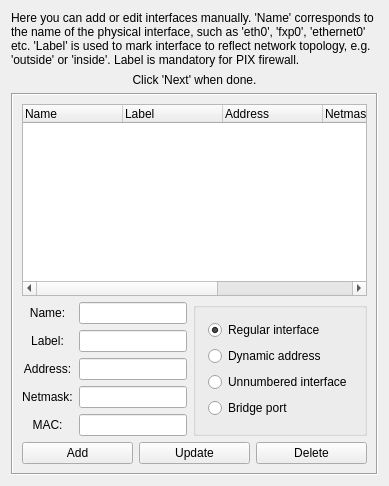
     <widget class="QWidget" name="page3" >
      <layout class="QVBoxLayout" >
       <item>
        <widget class="QLabel" name="label632" >
         <property name="sizePolicy" >
          <sizepolicy vsizetype="Fixed" hsizetype="Preferred" >
           <horstretch>0</horstretch>
           <verstretch>0</verstretch>
          </sizepolicy>
         </property>
         <property name="text" >
          <string>Here you can add or edit interfaces manually. 'Name' corresponds to the name of the physical interface, such as 'eth0', 'fxp0', 'ethernet0' etc. 'Label' is used to mark interface to reflect network topology, e.g. 'outside' or 'inside'. Label is mandatory for PIX firewall.</string>
         </property>
         <property name="alignment" >
          <set>Qt::AlignLeading|Qt::AlignLeft|Qt::AlignVCenter</set>
         </property>
         <property name="wordWrap" >
          <bool>true</bool>
         </property>
        </widget>
       </item>
       <item>
        <widget class="QLabel" name="label658" >
         <property name="text" >
          <string>Click 'Next' when done.</string>
         </property>
         <property name="alignment" >
          <set>Qt::AlignCenter</set>
         </property>
         <property name="wordWrap" >
          <bool>false</bool>
         </property>
        </widget>
       </item>
       <item>
        <widget class="QFrame" name="frame149" >
         <property name="sizePolicy" >
          <sizepolicy vsizetype="Expanding" hsizetype="Preferred" >
           <horstretch>0</horstretch>
           <verstretch>0</verstretch>
          </sizepolicy>
         </property>
         <property name="frameShape" >
          <enum>QFrame::Box</enum>
         </property>
         <property name="frameShadow" >
          <enum>QFrame::Sunken</enum>
         </property>
         <layout class="QGridLayout" name="gridLayout_3" >
          <item row="0" column="0" colspan="3" >
           <widget class="QTreeWidget" name="iface_list" >
            <property name="minimumSize" >
             <size>
              <width>0</width>
              <height>82</height>
             </size>
            </property>
            <column>
             <property name="text" >
              <string>Name</string>
             </property>
            </column>
            <column>
             <property name="text" >
              <string>Label</string>
             </property>
            </column>
            <column>
             <property name="text" >
              <string>Address</string>
             </property>
            </column>
            <column>
             <property name="text" >
              <string>Netmask</string>
             </property>
            </column>
            <column>
             <property name="text" >
              <string>Dyn</string>
             </property>
            </column>
            <column>
             <property name="text" >
              <string>MAC</string>
             </property>
            </column>
           </widget>
          </item>
          <item row="1" column="0" >
           <widget class="QLabel" name="label633" >
            <property name="text" >
             <string>Name:</string>
            </property>
            <property name="alignment" >
             <set>Qt::AlignCenter</set>
            </property>
            <property name="wordWrap" >
             <bool>false</bool>
            </property>
           </widget>
          </item>
          <item row="1" column="1" >
           <widget class="QLineEdit" name="iface_name" >
            <property name="sizePolicy" >
             <sizepolicy vsizetype="Fixed" hsizetype="Expanding" >
              <horstretch>0</horstretch>
              <verstretch>0</verstretch>
             </sizepolicy>
            </property>
            <property name="minimumSize" >
             <size>
              <width>100</width>
              <height>0</height>
             </size>
            </property>
            <property name="maximumSize" >
             <size>
              <width>32767</width>
              <height>32767</height>
             </size>
            </property>
           </widget>
          </item>
          <item rowspan="5" row="1" column="2" >
           <widget class="QGroupBox" name="buttonGroup4" >
            <property name="title" >
             <string/>
            </property>
            <layout class="QGridLayout" >
             <property name="horizontalSpacing" >
              <number>0</number>
             </property>
             <property name="verticalSpacing" >
              <number>-1</number>
             </property>
             <property name="margin" >
              <number>12</number>
             </property>
             <item row="3" column="0" >
              <widget class="QRadioButton" name="iface_bridgeport" >
               <property name="text" >
                <string>Bridge port</string>
               </property>
              </widget>
             </item>
             <item row="2" column="0" >
              <widget class="QRadioButton" name="iface_unnum" >
               <property name="text" >
                <string>Unnumbered interface</string>
               </property>
              </widget>
             </item>
             <item row="1" column="0" >
              <widget class="QRadioButton" name="iface_dyn" >
               <property name="text" >
                <string>Dynamic address</string>
               </property>
              </widget>
             </item>
             <item row="0" column="0" >
              <widget class="QRadioButton" name="iface_reg" >
               <property name="text" >
                <string>Regular interface</string>
               </property>
               <property name="checked" >
                <bool>true</bool>
               </property>
              </widget>
             </item>
            </layout>
           </widget>
          </item>
          <item row="2" column="0" >
           <widget class="QLabel" name="label659" >
            <property name="text" >
             <string>Label:</string>
            </property>
            <property name="alignment" >
             <set>Qt::AlignCenter</set>
            </property>
            <property name="wordWrap" >
             <bool>false</bool>
            </property>
           </widget>
          </item>
          <item row="2" column="1" >
           <widget class="QLineEdit" name="iface_label" >
            <property name="sizePolicy" >
             <sizepolicy vsizetype="Fixed" hsizetype="Expanding" >
              <horstretch>0</horstretch>
              <verstretch>0</verstretch>
             </sizepolicy>
            </property>
            <property name="minimumSize" >
             <size>
              <width>100</width>
              <height>0</height>
             </size>
            </property>
            <property name="maximumSize" >
             <size>
              <width>32767</width>
              <height>32767</height>
             </size>
            </property>
           </widget>
          </item>
          <item row="3" column="0" >
           <widget class="QLabel" name="label634" >
            <property name="text" >
             <string>Address:</string>
            </property>
            <property name="alignment" >
             <set>Qt::AlignCenter</set>
            </property>
            <property name="wordWrap" >
             <bool>false</bool>
            </property>
           </widget>
          </item>
          <item row="3" column="1" >
           <widget class="QLineEdit" name="iface_addr" >
            <property name="sizePolicy" >
             <sizepolicy vsizetype="Fixed" hsizetype="Expanding" >
              <horstretch>0</horstretch>
              <verstretch>0</verstretch>
             </sizepolicy>
            </property>
            <property name="minimumSize" >
             <size>
              <width>100</width>
              <height>0</height>
             </size>
            </property>
            <property name="maximumSize" >
             <size>
              <width>32767</width>
              <height>32767</height>
             </size>
            </property>
           </widget>
          </item>
          <item row="4" column="0" >
           <widget class="QLabel" name="label635" >
            <property name="text" >
             <string>Netmask:</string>
            </property>
            <property name="alignment" >
             <set>Qt::AlignCenter</set>
            </property>
            <property name="wordWrap" >
             <bool>false</bool>
            </property>
           </widget>
          </item>
          <item row="4" column="1" >
           <widget class="QLineEdit" name="iface_netmask" >
            <property name="sizePolicy" >
             <sizepolicy vsizetype="Fixed" hsizetype="Expanding" >
              <horstretch>0</horstretch>
              <verstretch>0</verstretch>
             </sizepolicy>
            </property>
            <property name="minimumSize" >
             <size>
              <width>100</width>
              <height>0</height>
             </size>
            </property>
            <property name="maximumSize" >
             <size>
              <width>32767</width>
              <height>32767</height>
             </size>
            </property>
           </widget>
          </item>
          <item row="5" column="0" >
           <widget class="QLabel" name="label636" >
            <property name="text" >
             <string>MAC:</string>
            </property>
            <property name="alignment" >
             <set>Qt::AlignCenter</set>
            </property>
            <property name="wordWrap" >
             <bool>false</bool>
            </property>
           </widget>
          </item>
          <item row="5" column="1" >
           <widget class="QLineEdit" name="iface_physaddr" >
            <property name="sizePolicy" >
             <sizepolicy vsizetype="Fixed" hsizetype="Expanding" >
              <horstretch>0</horstretch>
              <verstretch>0</verstretch>
             </sizepolicy>
            </property>
            <property name="minimumSize" >
             <size>
              <width>100</width>
              <height>0</height>
             </size>
            </property>
            <property name="maximumSize" >
             <size>
              <width>32767</width>
              <height>32767</height>
             </size>
            </property>
           </widget>
          </item>
          <item row="6" column="0" colspan="3" >
           <layout class="QHBoxLayout" name="horizontalLayout" >
            <item>
             <widget class="QPushButton" name="addBtn" >
              <property name="sizePolicy" >
               <sizepolicy vsizetype="Fixed" hsizetype="Minimum" >
                <horstretch>0</horstretch>
                <verstretch>0</verstretch>
               </sizepolicy>
              </property>
              <property name="text" >
               <string>Add</string>
              </property>
             </widget>
            </item>
            <item>
             <widget class="QPushButton" name="updBtn" >
              <property name="sizePolicy" >
               <sizepolicy vsizetype="Fixed" hsizetype="Minimum" >
                <horstretch>0</horstretch>
                <verstretch>0</verstretch>
               </sizepolicy>
              </property>
              <property name="text" >
               <string>Update</string>
              </property>
             </widget>
            </item>
            <item>
             <widget class="QPushButton" name="delBtn" >
              <property name="sizePolicy" >
               <sizepolicy vsizetype="Fixed" hsizetype="Minimum" >
                <horstretch>0</horstretch>
                <verstretch>0</verstretch>
               </sizepolicy>
              </property>
              <property name="text" >
               <string>Delete</string>
              </property>
             </widget>
            </item>
           </layout>
          </item>
         </layout>
        </widget>
       </item>
      </layout>
     </widget>
